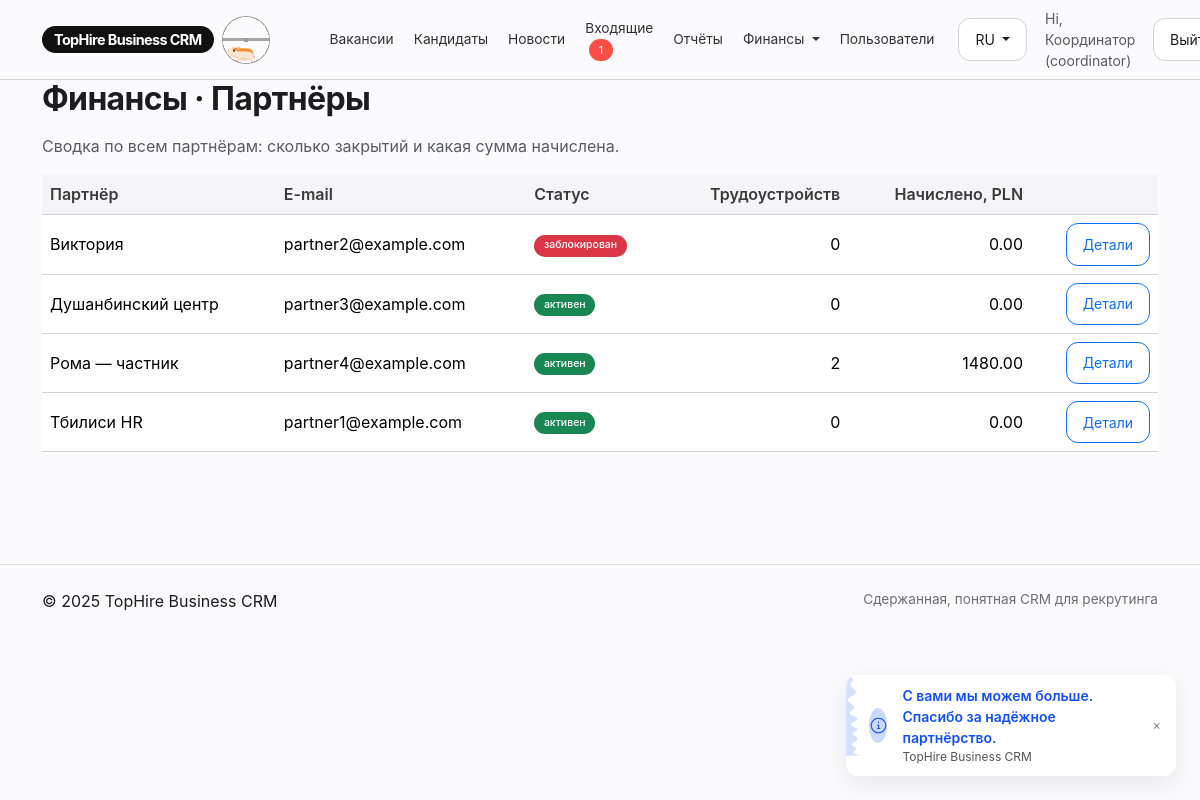
Page /finance/partners (signed in) on the committed database.
### models.py (models this page shows)
class Base(DeclarativeBase):
    pass

class User(Base):
    __tablename__ = "users"
    id: Mapped[int] = mapped_column(primary_key=True)
    name: Mapped[str] = mapped_column(String(180))
    email: Mapped[str] = mapped_column(String(255), unique=True, index=True)
    password_hash: Mapped[str] = mapped_column(String(255))
    role: Mapped[str] = mapped_column(String(32))  # coordinator|recruiter|partner
    is_active: Mapped[bool] = mapped_column(Boolean, default=True)
    note: Mapped[str] = mapped_column(Text, default="")
    is_blocked: Mapped[bool] = mapped_column(Boolean, default=False)
    bank_account: Mapped[str] = mapped_column(String(255), default="")
    bank_name: Mapped[str] = mapped_column(String(255), default="")
    company_name: Mapped[str] = mapped_column(String(255), default="")
    tax_id: Mapped[str] = mapped_column(String(100), default="")
    address: Mapped[str] = mapped_column(Text, default="")
    payout_note: Mapped[str] = mapped_column(Text, default="")
    settlement_day: Mapped[int] = mapped_column(Integer, default=10)
    created_at: Mapped[datetime] = mapped_column(DateTime, default=datetime.utcnow)

### app.py (the view)
@app.route("/finance/partners")
@login_required
@roles_required("coordinator", "finance")
def finance_partners():
    partners = (
        db.session.query(User)
        .filter(User.role == "partner")
        .order_by(User.name.asc())
        .all()
    )
    rows = db.session.execute(
        text(
            """
            SELECT c.submitter_id AS pid,
                   COUNT(p.id) AS starts,
                   COALESCE(SUM(
                     CASE
                       WHEN p.partner_commission IS NOT NULL AND p.partner_commission > 0 THEN p.partner_commission
                       WHEN j.partner_fee_amount IS NOT NULL AND j.partner_fee_amount > 0 THEN j.partner_fee_amount * COALESCE(j.promo_multiplier, 1)
                       ELSE 0 END
                   ), 0) AS total
            FROM placements p
            JOIN candidates c ON c.id = p.candidate_id
            JOIN jobs j ON j.id = p.job_id
            GROUP BY c.submitter_id
            """
        )
    ).mappings().all()
    stat_map = {row["pid"]: row for row in rows}
    return render_template("finance_partners.html", partners=partners, stat_map=stat_map)

### app.py (called while the page is built)
@app.context_processor
def inject_brand():
    lang = session.get("lang", "ru")
    return {"BRAND": BRAND, "current_lang": lang}

@app.before_request
def load_user():
    g.user = None
    uid = session.get("uid")
    if uid:
        g.user = db.session.get(User, uid)
    g.inbox_count = 0
    g.news_unread_count = 0
    if g.user and g.user.role in ("recruiter","coordinator"):
        g.inbox_count = db.session.query(func.count(Candidate.id)).filter(Candidate.status=="Подан").scalar() or 0
    if g.user:
        g.news_unread_count = (
            db.session.query(func.count(News.id))
            .outerjoin(NewsRead, (NewsRead.news_id == News.id) & (NewsRead.user_id == g.user.id))
            .filter(News.is_published == True, NewsRead.id.is_(None))
            .scalar()
            or 0
        )

def login_required(f):
    from functools import wraps
    @wraps(f)
    def wrapper(*a, **kw):
        if not g.user:
            return redirect(url_for("login"))
        return f(*a, **kw)
    return wrapper

def roles_required(*roles):
    from functools import wraps
    def deco(f):
        @wraps(f)
        def wrapper(*a, **kw):
            if not g.user or g.user.role not in roles:
                abort(403)
            return f(*a, **kw)
        return wrapper
    return deco

### templates/finance_partners.html
{% extends "layout.html" %}
{% block content %}
<h1 class="hero-title mb-3">Финансы · Партнёры</h1>
<p class="text-muted">Сводка по всем партнёрам: сколько закрытий и какая сумма начислена.</p>
<table class="table table-hover align-middle">
  <thead>
    <tr>
      <th>Партнёр</th>
      <th>E-mail</th>
      <th>Статус</th>
      <th class="text-end">Трудоустройств</th>
      <th class="text-end">Начислено, PLN</th>
      <th></th>
    </tr>
  </thead>
  <tbody>
    {% for p in partners %}
    {% set stat = stat_map.get(p.id) %}
    <tr>
      <td>{{ p.name }}</td>
      <td>{{ p.email }}</td>
      <td class="small">
        {% if p.is_blocked %}
          <span class="badge bg-danger">заблокирован</span>
        {% else %}
          <span class="badge bg-success">активен</span>
        {% endif %}
      </td>
      <td class="text-end">{{ stat.starts if stat else 0 }}</td>
      <td class="text-end">
        {% if stat %}
          {{ '%.2f'|format(stat.total) }}
        {% else %}
          0.00
        {% endif %}
      </td>
      <td class="text-end">
        <a href="{{ url_for('finance_partner_view', pid=p.id) }}" class="btn btn-sm btn-outline-primary">Детали</a>
      </td>
    </tr>
    {% endfor %}
  </tbody>
</table>
{% endblock %}

### templates/layout.html (shortened to what this page needs)
<!doctype html>
<html lang="{{ current_lang or 'ru' }}">
<head>
  <link href="https://cdn.jsdelivr.net/npm/bootstrap@5.3.3/dist/css/bootstrap.min.css" rel="stylesheet">
  <link href="{{ url_for('static', filename='css/tophire.css') }}" rel="stylesheet">
</head>
<body>
<nav class="navbar navbar-expand-lg py-2">
  <div class="container">
    <a class="navbar-brand brand d-flex align-items-center gap-2" href="{{ url_for('index') }}">
      <span class="brand-mark">{{ BRAND }}</span>
      <span class="brand-hamster d-none d-sm-inline-flex">
        <div aria-label="Orange and tan hamster running in a metal wheel"
             role="img"
             class="wheel-and-hamster">
          <div class="wheel"></div>
          <div class="hamster">
            <div class="hamster__body">
              <div class="hamster__head">
                <div class="hamster__ear"></div>
                <div class="hamster__eye"></div>
              </div>
              <div class="hamster__limb hamster__limb--fr"></div>
              <div class="hamster__limb hamster__limb--fl"></div>
              <div class="hamster__limb hamster__limb--br"></div>
              <div class="hamster__limb hamster__limb--bl"></div>
              <div class="hamster__tail"></div>
            </div>
          </div>
          <div class="spoke"></div>
        </div>
      </span>
    </a>
    {% if g.user %}
    <div class="collapse navbar-collapse" id="nav">
      <ul class="navbar-nav nav-main ms-4 me-auto align-items-lg-center gap-lg-1">
        <li class="nav-item">
          <a class="nav-link" href="{{ url_for('jobs') }}">
            {{ "Вакансії" if current_lang=="uk" else "Вакансии" }}
          </a>
        </li>
        <li class="nav-item">
          <a class="nav-link" href="{{ url_for('candidates') }}">
            {{ "Кандидати" if current_lang=="uk" else "Кандидаты" }}
          </a>
        </li>
        <li class="nav-item">
          <a class="nav-link nav-link-with-badge" href="{{ url_for('news_list') }}">
            <span class="nav-link-label">{{ "Новини" if current_lang=="uk" else "Новости" }}</span>
          </a>
        </li>
        {% if g.user.role in ['recruiter','coordinator'] %}
        <li class="nav-item">
          <a class="nav-link" href="{{ url_for('inbox') }}">
            {{ "Вхідні" if current_lang=="uk" else "Входящие" }}
            {% if g.inbox_count %}
              <span class="badge text-bg-danger ms-1">{{ g.inbox_count }}</span>
            {% endif %}
          </a>
        </li>
        <li class="nav-item">
          <a class="nav-link" href="{{ url_for('reports') }}">
            {{ "Звіти" if current_lang=="uk" else "Отчёты" }}
          </a>
        </li>
        {% endif %}
        {% if g.user.role in ['finance','coordinator'] %}
        <li class="nav-item dropdown">
          <a class="nav-link dropdown-toggle" href="#" id="navFinance" role="button" data-bs-toggle="dropdown" aria-expanded="false">
            {{ "Фінанси" if current_lang=="uk" else "Финансы" }}
          </a>
        </li>
        {% endif %}
        {% if g.user.role == 'coordinator' %}
        <li class="nav-item">
          <a class="nav-link" href="{{ url_for('admin_users') }}">
            {{ "Користувачі" if current_lang=="uk" else "Пользователи" }}
          </a>
        </li>
        {% endif %}
      </ul>
      <div class="navbar-utilities ms-lg-3 mt-3 mt-lg-0 w-100 w-lg-auto justify-content-between justify-content-lg-end">
        <div class="dropdown me-2">
          <button class="btn btn-sm btn-outline-secondary dropdown-toggle" type="button" data-bs-toggle="dropdown">
            {{ "UA" if current_lang=="uk" else "RU" }}
          </button>
        </div>
        <div class="navbar-user d-flex align-items-center gap-2 text-muted small flex-grow-1 flex-lg-grow-0">
          <span>
            {{ "Привіт" if current_lang=="uk" else "Hi" }}, {{ g.user.name }} ({{ g.user.role }})
          </span>
        </div>
        <a class="btn btn-sm btn-outline-secondary ms-lg-2" href="{{ url_for('logout') }}">
          {{ "Вийти" if current_lang=="uk" else "Выйти" }}
        </a>
      </div>
    </div>
    {% endif %}
  </div>
</nav>
<main class="container pb-5">
  {% block content %}{% endblock %}
</main>
{% if g.user %}
<div class="bottom-toast toast-hidden" id="appreciationToast">
  <div class="toast-card">
    <div class="toast-icon-container">
    </div>
    <div class="toast-message-text-container">
      <p class="toast-message-text" id="toastMessageMain">
      </p>
      <p class="toast-sub-text">{{ BRAND }}</p>
    </div>
  </div>
</div>
{% endif %}
<footer class="py-4 mt-5 border-top">
  <div class="container d-flex justify-content-between">
    <span>© {{ 2025 }} {{ BRAND }}</span>
    <span class="small-note">{{ "Стримана, зрозуміла CRM для рекрутингу" if current_lang=="uk" else "Сдержанная, понятная CRM для рекрутинга" }}</span>
  </div>
</footer>
</body></html>

### rows in the picture
User: user.name "Координатор", user.role "coordinator"
User: name "Виктория", email "partner2@example.com", is_blocked "заблокирован", starts "0", shows "0.00"
User: name "Душанбинский центр", email "partner3@example.com", shows "активен", is_blocked "0", shows "0.00"
User: name "Рома — частник", email "partner4@example.com", is_blocked "активен", starts "2", total "1480.00"
User: name "Тбилиси HR", email "partner1@example.com", shows "активен", is_blocked "0", shows "0.00"

### other values in the picture
{{ BRAND }} "TopHire Business CRM"
{{ "Вакансії" if current_lang=="uk" else "Вакансии" }} "Вакансии"
{{ "Кандидати" if current_lang=="uk" else "Кандидаты" }} "Кандидаты"
{{ "Новини" if current_lang=="uk" else "Новости" }} "Новости"
{{ "Вхідні" if current_lang=="uk" else "Входящие" }} "Входящие"
{{ g.inbox_count }} "1"
{{ "Звіти" if current_lang=="uk" else "Отчёты" }} "Отчёты"
{{ "Фінанси" if current_lang=="uk" else "Финансы" }} "Финансы"
{{ "Користувачі" if current_lang=="uk" else "Пользователи" }} "Пользователи"
{{ "UA" if current_lang=="uk" else "RU" }} "RU"
{{ "Привіт" if current_lang=="uk" else "Hi" }} "Hi"
{{ 2025 }} "2025"
